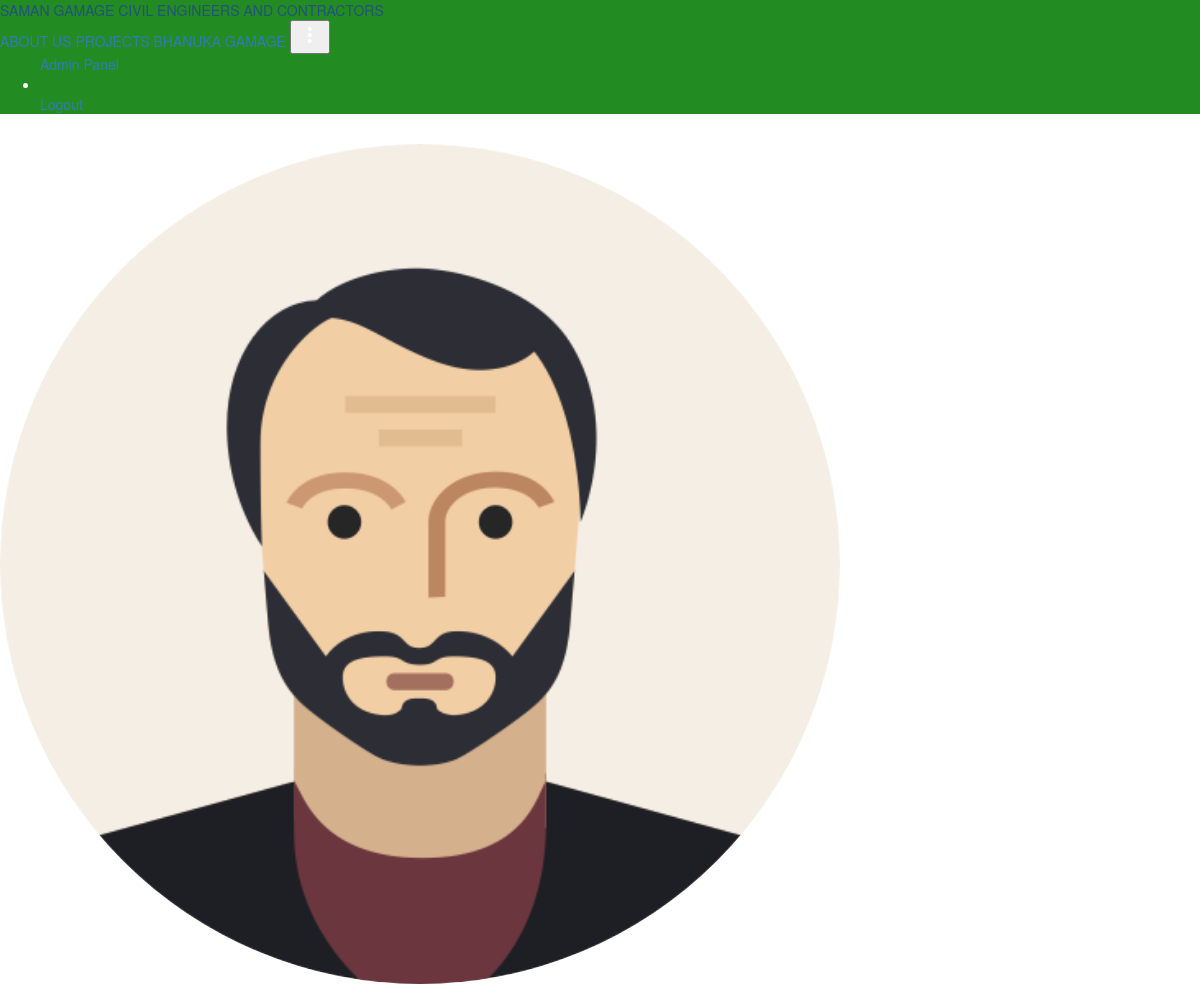
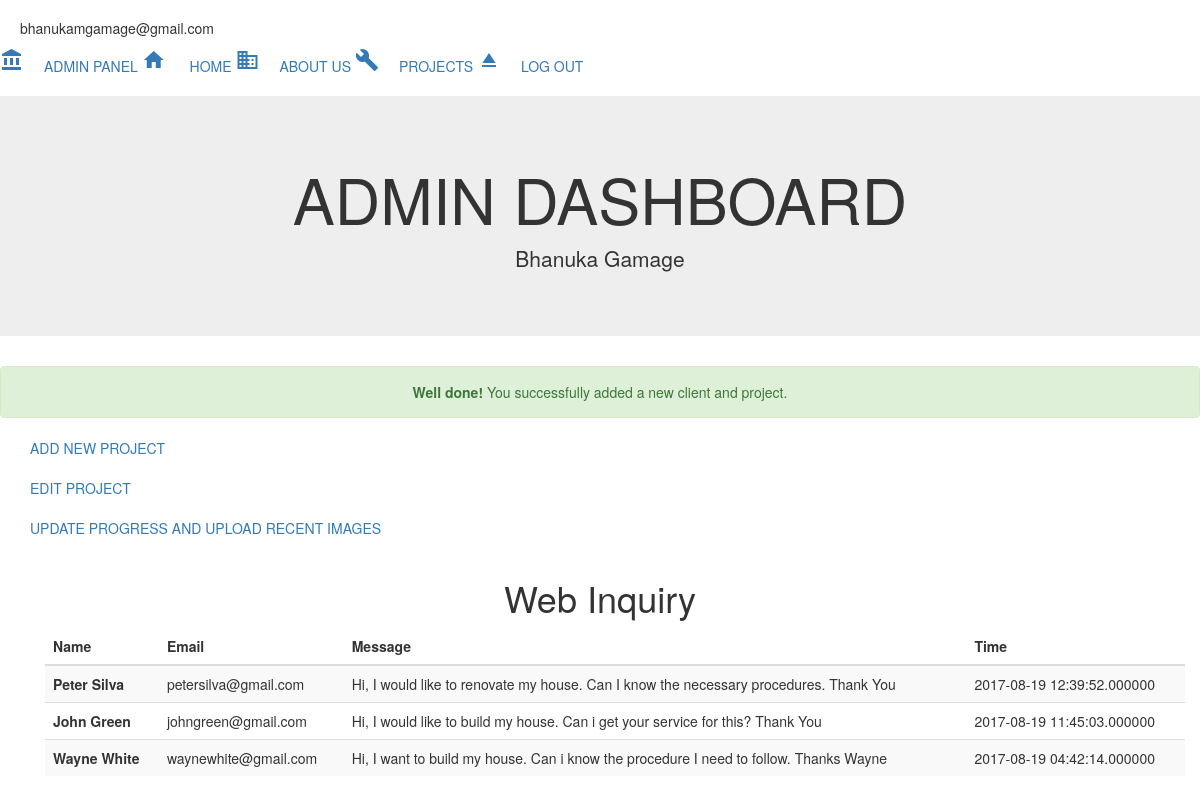
The page /admin/index.php?sucess=yes&type=clientproject (signed in) on the database its author committed (2 pictures, top to bottom).
### tables this page shows
CREATE TABLE `mail` (
  `mailID` int(255) NOT NULL,
  `mailName` varchar(255) NOT NULL,
  `mailEmail` varchar(255) NOT NULL,
  `mailMessage` varchar(1000) NOT NULL,
  `mailTime` datetime(6) NOT NULL
);

### admin/index.php (the view, shortened to what this page needs)
<!doctype html>
<html lang="en">
  <head>
    <link rel="stylesheet" href="https://code.getmdl.io/1.3.0/material.min.css">
    <link rel="stylesheet" href="css/styles.css">
    <link href="css/bootstrap.min.css" rel="stylesheet">
    <link href="css/animate.css" rel="stylesheet">
    <link href="css/custom.css" rel="stylesheet">
</head>
<body>
  <div class="demo-layout-transparent mdl-layout mdl-js-layout animated fadeIn" >
  	<?php
	 include('../includes/navbar.php');
	  ?>
	 <br>
  <div class="jumbotron">
  <h1 style="text-align: center"> ADMIN DASHBOARD </h1>
  <p style="text-align: center">  <?php echo $_SESSION["username"] ?> </p>
  </div>
<?php
if (isset($_GET['sucess'])) {
	if ($_GET["sucess"]=="yes" && $_GET["type"]=="clientproject"){
?>
		<div class="alert alert-success" role="alert" style="text-align: center"><b>Well done! </b> You successfully added a new client and project.</div>
<?php
	}else if ($_GET["sucess"]=="yes" && $_GET["type"]=="editclientproject"){
?>
		<div class="alert alert-success" role="alert" style="text-align: center"><b>Well done! </b> You successfully editted client and project.</div>
<?php
	}else if ($_GET["sucess"]=="yes" && $_GET["type"]=="updateprogress"){
?>
		<div class="alert alert-success" role="alert" style="text-align: center"><b>Well done! </b> You successfully updated the project progress and pictures.</div>
<?php }} ?>
<div class="container">
	<a href="admin/addNewClient.php" class="mdl-button mdl-js-button mdl-button--raised mdl-js-ripple-effect mdl-button--primary" style="width: 100%;text-decoration: none;visibility: visible;padding: 0px;">ADD NEW PROJECT</a>
<br><br>
	<a href="admin/editRecord.php" class="mdl-button mdl-js-button mdl-button--raised mdl-js-ripple-effect" style="width: 100%;text-decoration: none;visibility: visible;padding: 0px">EDIT PROJECT</a>
<br><br>
	<a href="admin/updateProgressImage.php" class="mdl-button mdl-js-button mdl-button--raised mdl-js-ripple-effect" style="width: 100%;text-decoration: none;visibility: visible;padding: 0px">UPDATE PROGRESS AND UPLOAD RECENT IMAGES</a>
<br><br>
<h1 style="text-align: center">Web Inquiry</h1>
<div class="container">
  <table class="table table-striped table-inverse">
  <thead>
    <tr>
      <th>Name</th>
      <th>Email</th>
      <th>Message</th>
      <th>Time</th>
    </tr>
  </thead>
  <tbody>
   <?php
	include("../includes/dbConfig.php");
	$sql="SELECT * FROM mail ORDER BY `mail`.`mailTime` DESC LIMIT 10";
	$result=mysqli_query($conn,$sql) or die(mysqli_error());
	$num=mysqli_num_rows($result);
	if($result && $num >0){
		while ($newArray = mysqli_fetch_array($result)) {
?>
    <tr>
      <th scope="row"><?php echo $newArray['mailName']; ?></th>
      <td><?php echo $newArray['mailEmail']; ?></td>
      <td><?php echo $newArray['mailMessage']; ?></td>
      <td><?php echo $newArray['mailTime']; ?></td>
    </tr>
  <?php
		}}
	?>
  </tbody>
</table>
 </div>
   </div>
   </div>
  </body>
</html>

### css/styles.css (style rules this page uses)
body { margin: 0; }

### admin/index.php (style rules this page uses)
.demo-layout-transparent { background-size:cover; background-position: center; }

### rows shown on the page
mail: mailName "Peter Silva", mailEmail "petersilva@gmail.com", mailMessage "Hi, I would like to renovate my house. Can I know the necessary procedures. Thank You", mailTime "2017-08-19 12:39:52.000000"
mail: mailName "John Green", mailEmail "johngreen@gmail.com", mailMessage "Hi, I would like to build my house. Can i get your service for this? Thank You", mailTime "2017-08-19 11:45:03.000000"
mail: mailName "Wayne White", mailEmail "waynewhite@gmail.com", mailMessage "Hi, I want to build my house. Can i know the procedure I need to follow. Thanks Wayne", mailTime "2017-08-19 04:42:14.000000"

### other values the page prints
$_SESSION['email'] "bhanukamgamage@gmail.com"
$_SESSION["username"] "Bhanuka Gamage"
